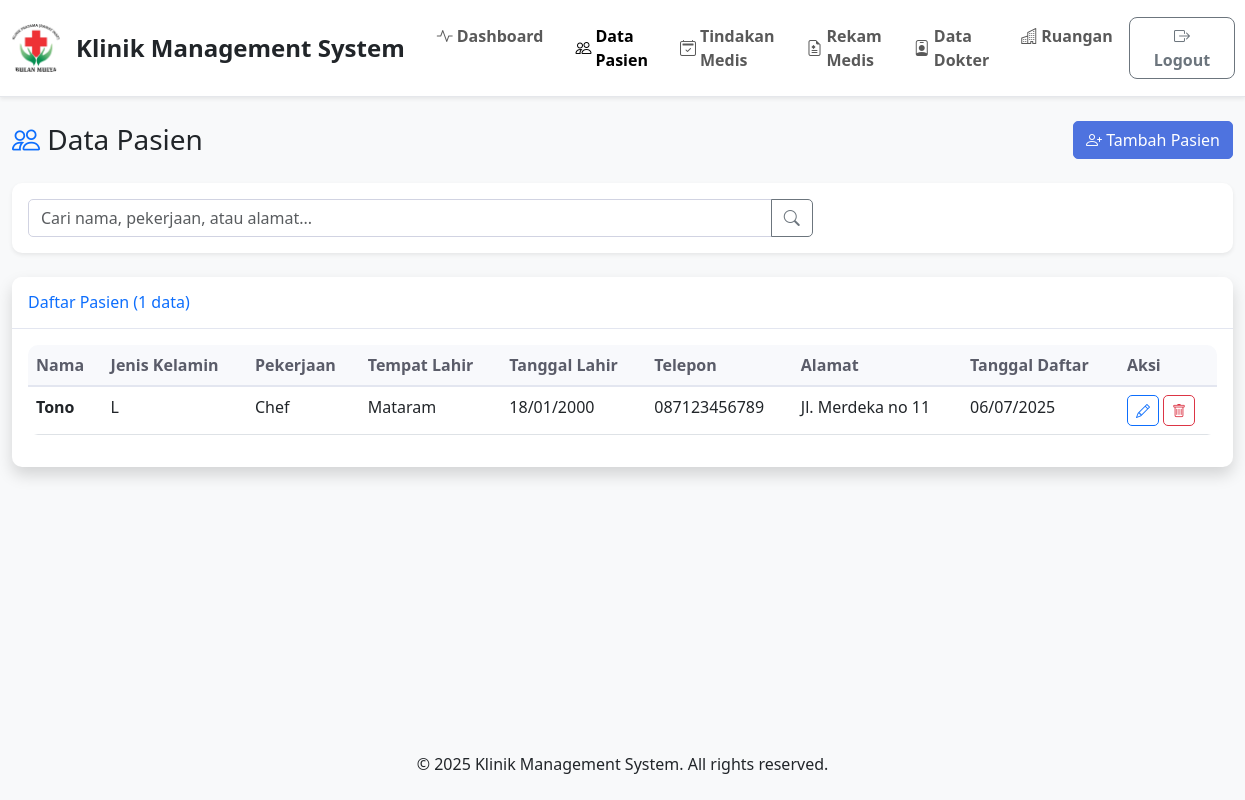
Before: /index.php?page=pasien (signed in) with the older database file.
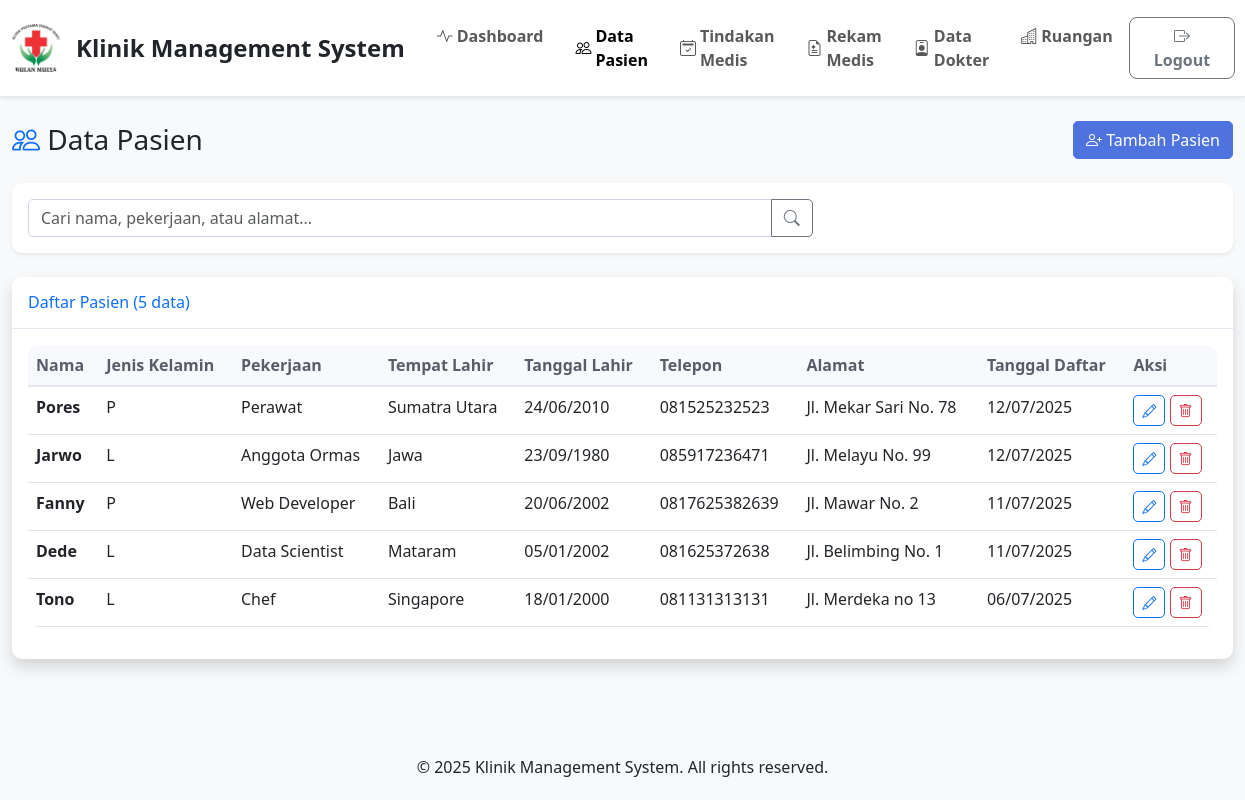
After: the same page with the newer database file.
### tables this page shows
CREATE TABLE `pasien` (
  `idpasien` int(11) NOT NULL,
  `nama` varchar(100) NOT NULL,
  `jenis_kelamin` enum('L','P') NOT NULL,
  `pekerjaan` varchar(100) DEFAULT NULL,
  `tmp_lahir` varchar(100) DEFAULT NULL,
  `tgl_lahir` date DEFAULT NULL,
  `telpon` varchar(20) DEFAULT NULL,
  `alamat` text DEFAULT NULL,
  `tgl_daftar` date DEFAULT NULL
);

### config/database.php (called while the page is built, shortened)
<?php
try {
    $pdo = new PDO("mysql:host=" . DB_HOST . ";dbname=" . DB_NAME . ";charset=utf8", DB_USER, DB_PASS);
    $pdo->setAttribute(PDO::ATTR_ERRMODE, PDO::ERRMODE_EXCEPTION);
    $pdo->setAttribute(PDO::ATTR_DEFAULT_FETCH_MODE, PDO::FETCH_ASSOC);
} catch(PDOException $e) {
    die("Connection failed: " . $e->getMessage());
}
function executeQuery($sql, $params = []) {
    global $pdo;
    try {
        $stmt = $pdo->prepare($sql);
        $stmt->execute($params);
        return $stmt;
    } catch(PDOException $e) {
        die("Query failed: " . $e->getMessage());
    }
}
function fetchAll($sql, $params = []) {
    $stmt = executeQuery($sql, $params);
    return $stmt->fetchAll();
}
function fetchOne($sql, $params = []) {
    $stmt = executeQuery($sql, $params);
    return $stmt->fetch();
}
?>

### includes/functions.php (called while the page is built, shortened)
<?php
function formatDate($date) {
    return date('d/m/Y', strtotime($date));
}
function getPagination($total_records, $records_per_page, $current_page) {
    $total_pages = ceil($total_records / $records_per_page);
    $offset = ($current_page - 1) * $records_per_page;
    return [
        'total_pages' => $total_pages,
        'offset' => $offset,
        'current_page' => $current_page,
        'records_per_page' => $records_per_page
    ];
}
?>

### pages/pasien.php (the view, shortened to what this page needs)
<?php
$action = isset($_POST['action']) ? $_POST['action'] : (isset($_GET['action']) ? $_GET['action'] : 'list');
$search = isset($_GET['search']) ? sanitizeInput($_GET['search']) : '';
$page_num = isset($_GET['page_num']) ? (int)$_GET['page_num'] : 1;
if ($action == 'list' || $action == 'edit') {
    $where_clause = "";
    $params = [];
    $count_sql = "SELECT COUNT(*) as total FROM pasien " . $where_clause;
    $total_result = fetchOne($count_sql, $params);
    $total_records = $total_result['total'];
    $records_per_page = 10;
    $pagination = getPagination($total_records, $records_per_page, $page_num);
    $sql = "SELECT * FROM pasien {$where_clause} ORDER BY tgl_daftar DESC LIMIT {$pagination['offset']}, {$pagination['records_per_page']}";
    $patients = fetchAll($sql, $params);
}
    ?>
<div class="container-fluid">
    <div class="d-flex justify-content-between align-items-center mb-4">
        <h1 class="h3 mb-0">
            <i class="bi bi-people text-primary"></i> Data Pasien
        </h1>
        <a href="pages/pasien_add.php" class="btn btn-primary">
            <i class="bi bi-person-plus"></i> Tambah Pasien
        </a>
    </div>
    <div class="card mb-4">
        <div class="card-body">
            <form method="GET" action="" id="searchForm">
                <div class="row">
                    <div class="col-md-8">
                        <div class="input-group">
                            <input type="text" class="form-control" name="search" id="searchInput"
                                   placeholder="Cari nama, pekerjaan, atau alamat..."
                                   value="<?php echo htmlspecialchars($search); ?>">
                            <button class="btn btn-outline-secondary" type="submit">
                                <i class="bi bi-search"></i>
                            </button>
                        </div>
                    </div>
                </div>
            </form>
        </div>
    </div>
    <div class="card shadow">
        <div class="card-header py-3">
            <h6 class="m-0 font-weight-bold text-primary">
                Daftar Pasien (<?php echo number_format($total_records); ?> data)
            </h6>
        </div>
        <div class="card-body">
            <?php if (empty($patients)): ?>
                <div class="text-center py-4">
                    <i class="bi bi-people text-muted" style="font-size: 3rem;"></i>
                    <p class="text-muted mt-2">Tidak ada data pasien</p>
                </div>
            <?php else: ?>
                <div class="table-responsive" id="patientsTableWrapper">
                    <table class="table table-hover" id="patientsTable">
                        <thead>
                            <tr>
                                <th>Nama</th>
                                <th>Jenis Kelamin</th>
                                <th>Pekerjaan</th>
                                <th>Tempat Lahir</th>
                                <th>Tanggal Lahir</th>
                                <th>Telepon</th>
                                <th>Alamat</th>
                                <th>Tanggal Daftar</th>
                                <th>Aksi</th>
                            </tr>
                        </thead>
                        <tbody>
                            <?php foreach ($patients as $p): ?>
                                <tr>
                                    <td><strong><?php echo $p['nama']; ?></strong></td>
                                    <td><?php echo $p['jenis_kelamin']; ?></td>
                                    <td><?php echo $p['pekerjaan']; ?></td>
                                    <td><?php echo $p['tmp_lahir']; ?></td>
                                    <td><?php echo formatDate($p['tgl_lahir']); ?></td>
                                    <td><?php echo $p['telpon']; ?></td>
                                    <td><?php echo $p['alamat']; ?></td>
                                    <td><?php echo formatDate($p['tgl_daftar']); ?></td>
                                    <td>
                                        <a href="pages/pasien_edit.php?idpasien=<?php echo $p['idpasien']; ?>" class="btn btn-sm btn-outline-primary">
                                            <i class="bi bi-pencil"></i>
                                        </a>
                                        <a href="pages/pasien_delete.php?idpasien=<?php echo $p['idpasien']; ?>" class="btn btn-sm btn-outline-danger">
                                            <i class="bi bi-trash"></i>
                                        </a>
                                    </td>
                                </tr>
                            <?php endforeach; ?>
                        </tbody>
                    </table>
                </div>
            <?php endif; ?>
        </div>
    </div>
</div>

### includes/header.php (shortened to what this page needs)
<!DOCTYPE html>
<html lang="en">
<head>
    <link href="https://cdn.jsdelivr.net/npm/bootstrap@5.3.0/dist/css/bootstrap.min.css" rel="stylesheet">
    <link href="https://cdn.jsdelivr.net/npm/bootstrap-icons@1.10.0/font/bootstrap-icons.css" rel="stylesheet">
    <link href="assets/css/style.css" rel="stylesheet">
</head>
<body>
    <nav class="navbar navbar-expand-lg navbar-light bg-white shadow-sm py-3">
        <div class="container-fluid">
            <a class="navbar-brand d-flex align-items-center gap-2" href="/Klinik_Management/index.php">
                <img src="/Klinik_Management/assets/logo.jpg" alt="Logo" width="48" height="48" class="me-2" style="object-fit:contain;">
                <span class="fw-bold fs-4 text-dark">Klinik Management System</span>
            </a>
            <div class="collapse navbar-collapse" id="navbarNav">
                <ul class="navbar-nav mx-auto">
                    <li class="nav-item">
                        <a class="nav-link px-3 fw-semibold d-flex align-items-center gap-1 <?php echo ($page == 'dashboard') ? 'active' : ''; ?>" href="/Klinik_Management/index.php">
                            <i class="bi bi-activity"></i> Dashboard
                        </a>
                    </li>
                    <li class="nav-item">
                        <a class="nav-link px-3 fw-semibold d-flex align-items-center gap-1 <?php echo ($page == 'pasien') ? 'active' : ''; ?>" href="/Klinik_Management/index.php?page=pasien">
                            <i class="bi bi-people"></i> Data Pasien
                        </a>
                    </li>
                    <li class="nav-item">
                        <a class="nav-link px-3 fw-semibold d-flex align-items-center gap-1 <?php echo ($page == 'tindakan') ? 'active' : ''; ?>" href="/Klinik_Management/index.php?page=tindakan">
                            <i class="bi bi-calendar2-check"></i> Tindakan Medis
                        </a>
                    </li>
                    <li class="nav-item">
                        <a class="nav-link px-3 fw-semibold d-flex align-items-center gap-1 <?php echo ($page == 'rekam_medis') ? 'active' : ''; ?>" href="/Klinik_Management/index.php?page=rekam_medis">
                            <i class="bi bi-file-earmark-medical"></i> Rekam Medis
                        </a>
                    </li>
                    <li class="nav-item">
                        <a class="nav-link px-3 fw-semibold d-flex align-items-center gap-1 <?php echo ($page == 'dokter') ? 'active' : ''; ?>" href="/Klinik_Management/index.php?page=dokter">
                            <i class="bi bi-person-badge"></i> Data Dokter
                        </a>
                    </li>
                    <li class="nav-item">
                        <a class="nav-link px-3 fw-semibold d-flex align-items-center gap-1 <?php echo ($page == 'ruang') ? 'active' : ''; ?>" href="/Klinik_Management/index.php?page=ruang">
                            <i class="bi bi-buildings"></i> Ruangan
                        </a>
                    </li>
                </ul>
                <div class="d-flex align-items-center gap-2">
                    <a href="/Klinik_Management/index.php?page=logout" class="btn btn-outline-secondary rounded-3 px-4 fw-semibold">
                        <i class="bi bi-box-arrow-right"></i> Logout
                    </a>
                </div>
            </div>
        </div>
    </nav>
    <main class="py-4">

### index.php (shortened to what this page needs)
<?php
require_once 'config/database.php';
require_once 'includes/functions.php';
$page = isset($_GET['page']) ? $_GET['page'] : 'dashboard';
include 'includes/header.php';
$page_file = "pages/{$page}.php";
if (file_exists($page_file)) {
    include $page_file;
} else {
    echo '<div class="container mt-4"><div class="alert alert-danger">Page not found!</div></div>';
}
include 'includes/footer.php';
?>

### includes/footer.php (shortened to what this page needs)
    </main>
    <footer class="bg-light py-4 mt-5 sticky-footer">
        <div class="container text-center">
            <div class="row justify-content-center">
                <div class="col-md-12">
                    <p class="mb-0">&copy; <?php echo date('Y'); ?> Klinik Management System. All rights reserved.</p>
                </div>
            </div>
        </div>
    </footer>
</body>
</html>

### assets/css/style.css (style rules this page uses)
body { font-family: 'Segoe UI', Tahoma, Geneva, Verdana, sans-serif; background-color: #f8f9fa; }
.navbar-brand { font-weight: 600; font-size: 1.5rem; }
.navbar-nav .nav-link { font-weight: 500; transition: all 0.3s ease; }
.navbar-nav .nav-link.active { background-color: rgba(255, 255, 255, 0.2); border-radius: 5px; }
.card { border: none; border-radius: 10px; box-shadow: 0 0.125rem 0.25rem rgba(0, 0, 0, 0.075); transition: all 0.3s ease; }
.card-header { background-color: #fff; border-bottom: 1px solid #e3e6f0; border-radius: 10px 10px 0 0 !important; }
.btn { border-radius: 5px; font-weight: 500; transition: all 0.3s ease; }
.btn-primary { background-color: #4e73df; border-color: #4e73df; }
.table { border-radius: 10px; overflow: hidden; }
.table thead th { background-color: #f8f9fc; border-bottom: 2px solid #e3e6f0; font-weight: 600; color: #5a5c69; }
.form-control, .form-select { border-radius: 5px; border: 1px solid #d1d3e2; transition: all 0.3s ease; }
.navbar { border-bottom: 1px solid #e5e7eb; }
.navbar .navbar-brand img { border-radius: 8px; }

### includes/footer.php (style rules this page uses)
html, body { height: 100%; }
body { min-height: 100vh; display: flex; flex-direction: column; }
main { flex: 1 0 auto; }
.sticky-footer { flex-shrink: 0; width: 100%; position: relative; bottom: 0; left: 0; right: 0; }

Changed rows visible on the page:
added pasien: nama "Pores", jenis_kelamin "P", pekerjaan "Perawat", tmp_lahir "Sumatra Utara", tgl_lahir "24/06/2010", telpon "081525232523", alamat "Jl. Mekar Sari No. 78", tgl_daftar "12/07/2025"
added pasien: nama "Jarwo", jenis_kelamin "L", pekerjaan "Anggota Ormas", tmp_lahir "Jawa", tgl_lahir "23/09/1980", telpon "085917236471", alamat "Jl. Melayu No. 99", tgl_daftar "12/07/2025"
added pasien: nama "Fanny", jenis_kelamin "P", pekerjaan "Web Developer", tmp_lahir "Bali", tgl_lahir "20/06/2002", telpon "0817625382639", alamat "Jl. Mawar No. 2", tgl_daftar "11/07/2025"
added pasien: nama "Dede", jenis_kelamin "L", pekerjaan "Data Scientist", tmp_lahir "Mataram", tgl_lahir "05/01/2002", telpon "081625372638", alamat "Jl. Belimbing No. 1", tgl_daftar "11/07/2025"
changed pasien "Tono": tmp_lahir "Mataram" → "Singapore"; telpon "087123456789" → "081131313131"; alamat "Jl. Merdeka no 11" → "Jl. Merdeka no 13"
Other visible differences:
$total_records: "1" → "5"
